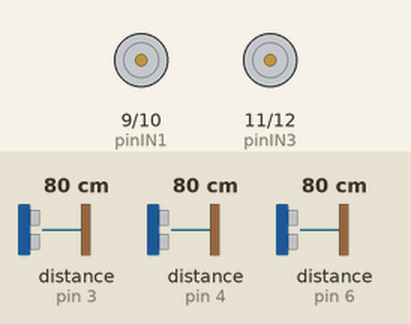
This sketch was run on a simulated Arduino Uno, built with avr-gcc and run on an emulated ATmega328P. Shown: motor-driver pin pairs drawn as motors (green arrow = first pin HIGH = forward, orange = second pin HIGH = backward, longer = more drive). Wiring (inferred from the names in the program): 3 × ultrasonic range finder: trigger pin 2, echo pin 3 / trigger pin 5, echo pin 4 / trigger pin 7, echo pin 6. The inputs (shaded band) are chosen by the test bench; at power-on: distance to the obstacle (sensors on pin 4, pin 3, pin 6) 80 cm. The echo pulse lasts 58.3 µs per cm; what the sketch prints to the serial monitor is not drawn.

Above: at 10.3 s.
10.4 s: distance to the obstacle (sensor on pin 4) set to 34 cm
At 14.5 s:
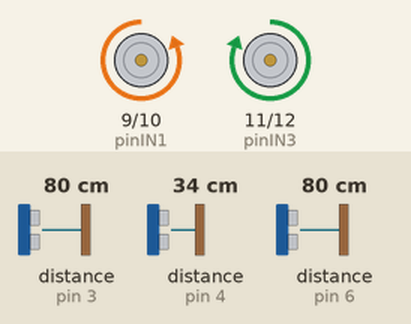
19.7 s: distance to the obstacle (sensor on pin 4) set to 28 cm
At 23.44 s:
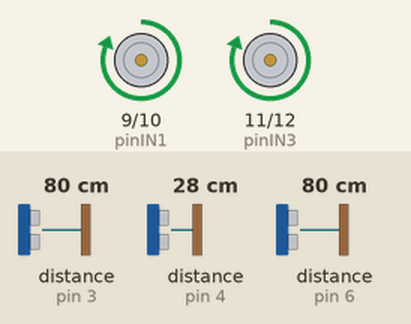
29.0 s: distance to the obstacle (sensor on pin 3) set to 34 cm
38.3 s: distance to the obstacle (sensor on pin 3) set to 28 cm
At 44.5 s:
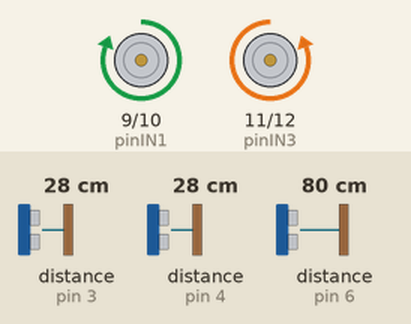
47.6 s: distance to the obstacle (sensor on pin 6) set to 34 cm
59.1 s: distance to the obstacle (sensor on pin 6) set to 28 cm
At 64.69 s:
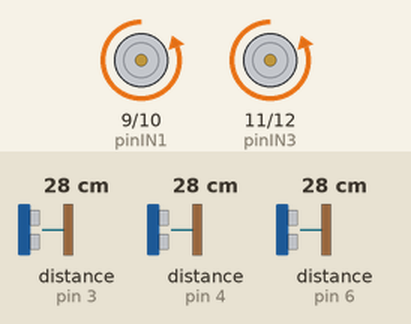
Timing chart, 0 to 69.4 s (numbered marks = the images above; inputs shaded):
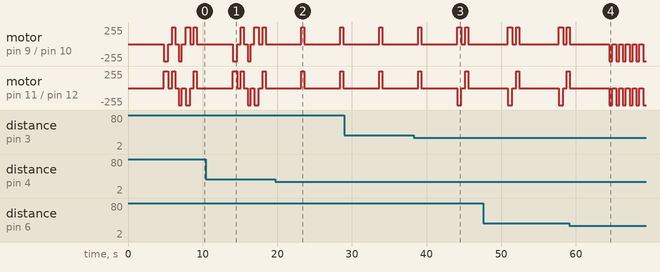

The sketch:

V2.0.ino
```cpp
#define trigF 2
#define echoF 3
#define echoI 4
#define trigI 5
#define echoD 6
#define trigD 7
#define pinIN1 9
#define pinIN2 10
#define pinIN3 11
#define pinIN4 12

int MotorA[2]={pinIN1, pinIN2};
int MotorB[2]={pinIN3, pinIN4};
int T_bucle = 300;
int T_mov = 400;
int T_giro = 600;
long distanciaF;
long distanciaI;
long distanciaD;
int x_size = 49;
int y_size = 49;
int coord[] = {0, 0};
int orientation = 0;
int coord_med[] = {0, 0};
long medirDistancia();
unsigned long Tiempo;

void setup() {

  Tiempo = millis();

  Serial.begin(9600);
  pinMode(echoD,INPUT);
  pinMode(trigD,OUTPUT);
  pinMode(echoF,INPUT);
  pinMode(trigF,OUTPUT);
  pinMode(echoI,INPUT);
  pinMode(trigI,OUTPUT);
  pinMode(pinIN1,OUTPUT);
  pinMode(pinIN2,OUTPUT);
  pinMode(pinIN3,OUTPUT);
  pinMode(pinIN4,OUTPUT);

}

void loop() {

  if(millis()-Tiempo>=T_bucle){

    distanciaF=medirDistancia(echoF, trigF);
    switch (orientation) {
          case 0:
            coord_med[0] = coord[0]+1;
            coord_med[1] = coord[1];
          break;
          case 1:
            coord_med[0] = coord[0];
            coord_med[1] = coord[1]-1;
          break;
          case 2:
            coord_med[0] = coord[0]-1;
            coord_med[1] = coord[1];
          break;
          case 3:
            coord_med[0] = coord[0];
            coord_med[1] = coord[1]+1;
          break;
          default:
            Serial.println("Error en or.");
          break;
      }
      if (distanciaF > 30) {
        Serial.print('0');
        Serial.write((uint8_t*)coord_med, sizeof(coord_med));
      }
      else if (distanciaF <= 30) {
        Serial.print('X');
        Serial.write((uint8_t*)coord_med, sizeof(coord_med));
      }
      delay(1500);
      distanciaI=medirDistancia(echoI, trigI);
      switch (orientation) {
          case 0:
            coord_med[0] = coord[0];
            coord_med[1] = coord[1]-1;
          break;
          case 1:
            coord_med[0] = coord[0]-1;
            coord_med[1] = coord[1];
          break;
          case 2:
            coord_med[0] = coord[0];
            coord_med[1] = coord[1]+1;
          break;
          case 3:
            coord_med[0] = coord[0]+1;
            coord_med[1] = coord[1];
          break;
          default:
            Serial.println("Error en or.");
          break;
      }
      if (distanciaI > 30) {
        Serial.print('0');
        Serial.write((uint8_t*)coord_med, sizeof(coord_med));
      }
      else if (distanciaI <= 30) {
        Serial.print('X');
        Serial.write((uint8_t*)coord_med, sizeof(coord_med));
      }
      delay(1500);
      distanciaD=medirDistancia(echoD, trigD);
      switch (orientation) {
          case 0:
            coord_med[0] = coord[0];
            coord_med[1] = coord[1]+1;
          break;
          case 1:
            coord_med[0] = coord[0]+1;
            coord_med[1] = coord[1];
          break;
          case 2:
            coord_med[0] = coord[0];
            coord_med[1] = coord[1]-1;
          break;
          case 3:
            coord_med[0] = coord[0]-1;
            coord_med[1] = coord[1];
          break;
          default:
            Serial.println("Error en or.");
          break;
      }
      if (distanciaD > 30) {
        Serial.print('0');
        Serial.write((uint8_t*)coord_med, sizeof(coord_med));
      }
      else if (distanciaD <= 30) {
        Serial.print('X');
        Serial.write((uint8_t*)coord_med, sizeof(coord_med));
      }
      delay(1500);
      /*if (distanciaF > 10) {
        av_cuadrado();
        if((coord[0]>x_size)||(coord[1]>y_size)){
          re_cuadrado();
          if(distanciaD > 10){
            //girar derecha (incluyendo cambio de orientación)
          }
          else if(distanciaI > 10){
           //girar izquierda (incluyendo cambio de orientación)
          }
        }

        if((coord[0]<0)||(coord[1]<0)){
          re_cuadrado();
          if(distanciaI > 10){
           //girar izquierda (incluyendo cambio de orientación)
          }
          else if(distanciaD > 10){
            //girar derecha (incluyendo cambio de orientación)
          }
        }
      }
      else if (distanciaD <= 10) {
        if(distanciaI <= 10){
          //secuencia de marcha atrás
          while((distanciaI<=10) && (distanciaD <= 10)){
            re_cuadrado();
          }
          if(distanciaD > 10){
            //girar derecha (incluyendo cambio de orientación)
          }
          else if(distanciaI > 10){
            //girar izquierda (incluyendo cambio de orientación)
          }
        }
        else{
            //girar izquierda (incluyendo cambio de orientación)
        }
      }
      else if (distanciaI <= 10){
          //girar derecha (incluyendo cambio de orientación)
      }*/

      if (distanciaI > 30) {
        girar_i();
        delay(500);
        av_cuadrado();
        delay(500);
        if((coord[0]>x_size)||(coord[1]>y_size)){
          re_cuadrado();
          delay(500);
          girar_d();
          delay(500);
          if(distanciaD > 30){
            girar_d();
          }
          else if(distanciaI > 30){
           girar_i();
          }
        }

        if((coord[0]<0)||(coord[1]<0)){
          re_cuadrado();
          delay(500);
          girar_d();
          delay(500);
          if(distanciaF > 30){
           av_cuadrado();
          }
          else if(distanciaD > 30){
            girar_d();
          }
        }
      }else if (distanciaF > 30) {
        av_cuadrado();
        if((coord[0]>x_size)||(coord[1]>y_size)){
          re_cuadrado();
          if(distanciaD > 30){
            girar_d();
          }
          else if(distanciaI > 30){
           girar_i();
          }
        }

        if((coord[0]<0)||(coord[1]<0)){
          re_cuadrado();
          if(distanciaD > 30){
           girar_d();
          }
          else if(distanciaI > 30){
            girar_i();
          }
        }
      }else if (distanciaD > 30) {
        girar_d();
        delay(500);
        av_cuadrado();
        delay(500);
        if((coord[0]>x_size)||(coord[1]>y_size)){
          re_cuadrado();
          delay(500);
          girar_d();
          delay(500);
          av_cuadrado();
        }

        if((coord[0]<0)||(coord[1]<0)){
          re_cuadrado();
          delay(500);
          girar_d();
          delay(500);
          av_cuadrado();
        }
      }else{
        //secuencia de marcha atrás
          while((distanciaI<=30) && (distanciaD <= 30)){
            re_cuadrado();
            distanciaI=medirDistancia(echoI, trigI);
            distanciaD=medirDistancia(echoD, trigD);
            delay(500);
          }
          if(distanciaD > 30){
            girar_d();
            delay(500);
            av_cuadrado();
            delay(500);
          if((coord[0]>x_size)||(coord[1]>y_size)){
            re_cuadrado();
            delay(500);
            girar_d();
            delay(500);
            av_cuadrado();
          }

          if((coord[0]<0)||(coord[1]<0)){
            re_cuadrado();
            delay(500);
            girar_d();
            delay(500);
            av_cuadrado();
          }
         }
          else if(distanciaI > 30){
            girar_i();
            delay(500);
            av_cuadrado();
            delay(500);
            if((coord[0]>x_size)||(coord[1]>y_size)){
              re_cuadrado();
              delay(500);
              girar_d();
              delay(500);
              if(distanciaD > 30){
              girar_d();
              }
              else if(distanciaI > 30){
                girar_i();
            }
          }

            if((coord[0]<0)||(coord[1]<0)){
              re_cuadrado();
              delay(500);
              girar_d();
              delay(500);
              if(distanciaF > 30){
                av_cuadrado();
              }
              else if(distanciaD > 30){
                girar_d();
              }
            }
          }
      }

      Tiempo = millis();
  }
}
long medirDistancia(int echo, int trig) {
long duration, distanceCm; //duration es long porque pulseIN nos devuelve el tiempo en microsec.

digitalWrite(trig, LOW); //por cuestion de estabilizacion del sensor
delayMicroseconds(4);
digitalWrite(trig, HIGH); //generamos Trigger (disparo) de 10us
delayMicroseconds(10);//Tiene que estar 10us en ON
digitalWrite(trig, LOW);

duration = pulseIn(echo, HIGH); //medimos el tiempo hasta que el pulso vuelve a llegar, en microsegundos con la funcion Pulseln(), calculando el tiempo que esta ECHO en HIGH
//mientras recibe el ultrasonidos.

distanceCm = duration /(29.1*2); //convertimos la distancia en cm. No olvidemos dividirlo entre 2 también.(1s/340m=0.00291s/m)
return distanceCm;
}
void motorDelante(int Motor[2]){
  digitalWrite(Motor[0], HIGH);
  digitalWrite(Motor[1], LOW);
}
void motorAtras(int Motor[2]){
  digitalWrite(Motor[0], LOW);
  digitalWrite(Motor[1], HIGH);
}
void motorParar(int Motor[2]){
  digitalWrite(Motor[0], LOW);
  digitalWrite(Motor[1], LOW);
}

void av_cuadrado(){
  Tiempo = millis();
  motorDelante(MotorA);
  motorDelante(MotorB);
  delay(T_mov);
  motorParar(MotorA);
  motorParar(MotorB);
   switch (orientation) {
          case 0:
            coord[0] = coord[0]+1;
            coord[1] = coord[1];
          break;
          case 1:
            coord[0] = coord[0];
            coord[1] = coord[1]-1;
          break;
          case 2:
            coord[0] = coord[0]-1;
            coord[1] = coord[1];
          break;
          case 3:
            coord[0] = coord[0];
            coord[1] = coord[1]+1;
          break;
          default:
            Serial.println("Error en or.");
          break;
      }
}
void re_cuadrado(){
  Tiempo = millis();
  motorAtras(MotorA);
  motorAtras(MotorB);
  delay(T_mov);
  motorParar(MotorA);
  motorParar(MotorB);
   switch (orientation) {
          case 0:
            coord[0] = coord[0]-1;
            coord[1] = coord[1];
          break;
          case 1:
            coord[0] = coord[0];
            coord[1] = coord[1]+1;
          break;
          case 2:
            coord[0] = coord[0]+1;
            coord[1] = coord[1];
          break;
          case 3:
            coord[0] = coord[0];
            coord[1] = coord[1]-1;
          break;
          default:
            Serial.println("Error en or.");
          break;
      }
}

void girar_d(){
  motorDelante(MotorA);
  motorAtras(MotorB);
  delay(T_giro);
  motorParar(MotorA);
  motorParar(MotorB);

   switch (orientation) {
          case 0:
            orientation = 3;
          break;
          case 1:
            orientation = 0;
          break;
          case 2:
            orientation = 1;
          break;
          case 3:
            orientation = 2;
          break;
          default:
            Serial.println("Error en or.");
          break;
      }
}

void girar_i() {
  motorDelante(MotorB);
  motorAtras(MotorA);
  delay(T_giro);
  motorParar(MotorA);
  motorParar(MotorB);

   switch (orientation) {
          case 0:
            orientation = 1;
          break;
          case 1:
            orientation = 2;
          break;
          case 2:
            orientation = 3;
          break;
          case 3:
            orientation = 0;
          break;
          default:
            Serial.println("Error en or.");
          break;
      }
}
```

Measured:
- the behaviour switches between 32 and 31 cm on distance to the obstacle (sensor on pin 4) (found by bisection; images 1 and 2)
- the behaviour switches between 32 and 31 cm on distance to the obstacle (sensor on pin 3) (found by bisection; images 2 and 3)
- the behaviour switches between 32 and 31 cm on distance to the obstacle (sensor on pin 6) (found by bisection; images 3 and 4)
